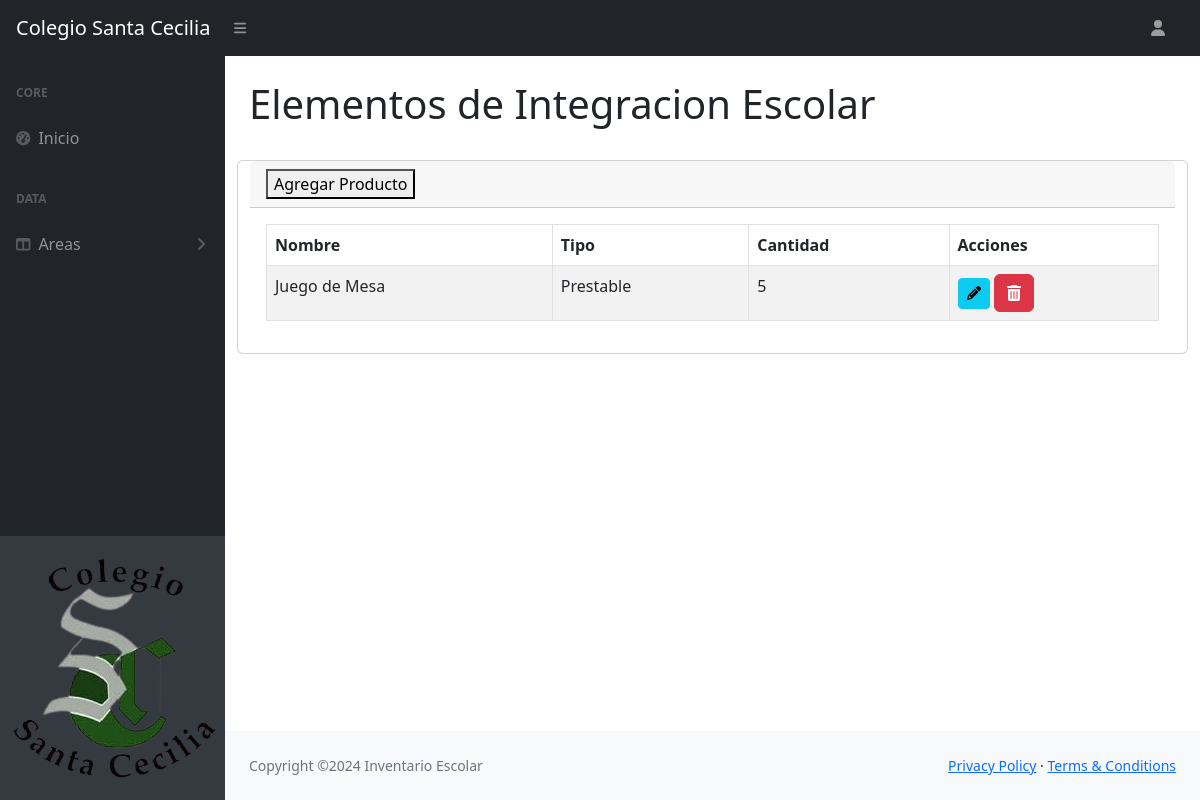
/InteEscolar/ (signed in), run on the app's committed database.
### Core/models.py (models this page shows, shortened)
class InteEscolar(models.Model):
    id_inteescolar = models.AutoField(primary_key=True)
    nombre_inteescolar = models.CharField(max_length=255)
    cantidad_inteescolar = models.IntegerField()
    tipo_inteescolar = models.CharField(max_length=255)

### Core/views.py (the view)
# urls.py: path('InteEscolar/', inteEscolar, name='InteEscolar'),
def inteEscolar(request):
    productos = InteEscolar.objects.all()
    data = {'productos': productos}
    return render(request,'Core/InteEscolar.html',data)

### Core/templates/Core/InteEscolar.html (shortened to what this page needs)
{% extends 'Core/index.html' %}
{% load static %}
{% block contenido %}
<div class="container-fluid px-4">
    <h1 class="mt-4">Elementos de Integracion Escolar</h1>
    <div class="row">
        <div class="card mb-4">
            <div class="card-header">
                <a href="{% url 'agregarI' %}" class="floating-btn">
                    <button class="custom-btn">Agregar Producto</button>
                </a>
            </div>
            <div class="card-body">
                <table id="inteescolarTable" class="table table-striped table-bordered">
                    <thead>
                        <tr>
                            <th>Nombre</th>
                            <th>Tipo</th>
                            <th>Cantidad</th>
                            <th>Acciones</th>
                        </tr>
                    </thead>
                    <tbody>
                        {% for producto in productos %}
                        <tr>
                            <td>{{ producto.nombre_inteescolar }}</td>
                            <td>{{ producto.tipo_inteescolar }}</td>
                            <td class="cantidad">{{ producto.cantidad_inteescolar }}</td>
                            <td><a href="{% url 'modificarI' id=producto.id_inteescolar %}" class="btn btn-info btn-sm" aria-label="Modificar producto {{ producto.nombre_inteescolar }}"><i class="fas fa-pencil-alt"></i></a>
                                <a href="{% url 'eliminarI' id=producto.id_inteescolar %}" class="btn btn-danger" aria-label="Eliminar producto {{ producto.nombre_inteescolar }}"><i class="fas fa-trash-alt"></i></a></td>
                        </tr>
                        {% empty %}
                        <tr>
                            <td colspan="4">No hay productos disponibles.</td>
                        </tr>
                        {% endfor %}
                    </tbody>
                </table>
            </div>
        </div>
    </div>
</div>
{% endblock %}

### data on the page
InteEscolar: nombre_inteescolar "Juego de Mesa", tipo_inteescolar "Prestable", cantidad_inteescolar "5"
